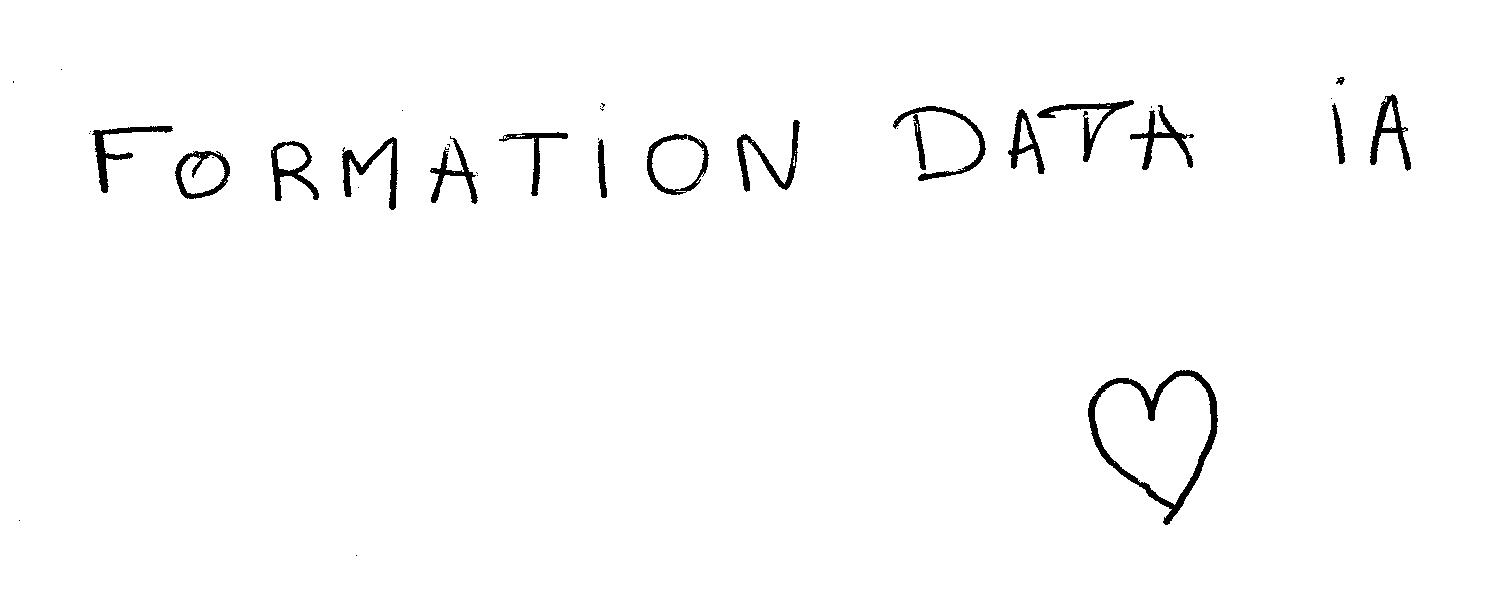
#> input picture imagedentrainement.jpeg, 1504 x 592 px, found by its file name
$ jupyter execute --allow-errors audrey_main.ipynb   (shell and % lines are left out)
#> lines starting #> are read from the running program, lines starting #| are printed output that depends on the picture; after the words box and inside, x2 and y2 are one past the last pixel; in counts of white or black regions, pixels touching at a corner belong together
# Création du brief Nuage Compta

## 1- Gestion des imports

[cell 1]

import pandas as pd
import numpy as np
import matplotlib.pyplot as plt
import keras
import cv2
from keras.preprocessing.image import ImageDataGenerator
from keras.preprocessing import image
from keras.models import Sequential
from keras.models import load_model
from keras.layers import Dense, Dropout, Flatten
from keras.layers import Conv2D, MaxPooling2D
from keras import backend as K
from keras.callbacks import ModelCheckpoint, Callback
import imutils
from imutils.contours import sort_contours

import methods
from methods import Methods
# [4 lines of commented-out code are left out]

## Paramètres de l'application

[cell 2]
# Filename of the model weights output
modele_best = "cnn_best.hdf5"
modele_final = "cnn_final.hdf5"

DATA_ROOT = 'data/'
MODELES_PATH = 'data/modeles/'
TRAINING_PATH = 'training/'
TESTING_PATH = 'testing/'
ABC_PATH = 'data/alphbet-dataset/'

batch_size = 5975
num_classes = 27
epochs = 25

# input image dimensions
# img_rows, img_cols = 28, 28
img_size = 28
input_shape = (img_size, img_size, 1)

#> (a cell that did not finish here is left out)

#> (a cell that did not finish here is left out)

#> (a cell that did not finish here is left out)

[cell 6]
image_loaded = r'data/image-test.png'
#> (the rest of this cell did not finish here and is left out)

#> (a cell that did not finish here is left out)

[cell 8]
chars = []

img = cv2.imread(DATA_ROOT +'imagedentrainement.jpeg')
#> img is the input picture: shape (592, 1504, 3); min 0, max 255, mean 250.4

#Convert to gray scale et blur
img_blur = cv2.GaussianBlur(img, (9, 9), 1)
gray = cv2.cvtColor(img_blur, cv2.COLOR_BGR2GRAY)

cv2.imwrite(DATA_ROOT +'imagedentrainement_gray.jpeg', gray)

# On applique le filtre pour passer l'image en blanc sur fond noir
_, threshold = cv2.threshold(gray, 0, 255, cv2.THRESH_OTSU + cv2.THRESH_BINARY_INV)
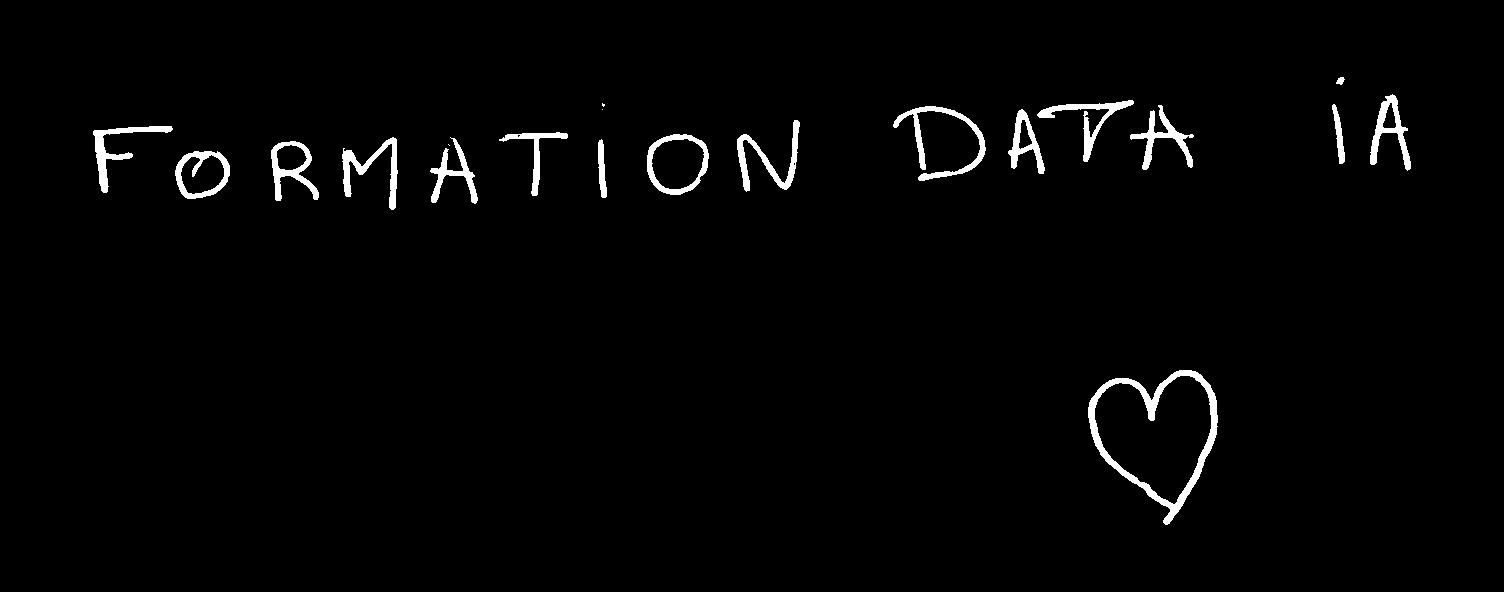
#> threshold: shape (592, 1504); 1.9% white; 20 white regions (3 under 20 px)
cv2.imwrite(DATA_ROOT + "threshold.jpeg", threshold)

vis = threshold.copy()

contours = cv2.findContours(vis, cv2.RETR_EXTERNAL, cv2.CHAIN_APPROX_SIMPLE)
#> contours = 20 contours, 3 with area under 20; largest, box (x1, y1, x2, y2) and area: (1088, 370, 1218, 525) 12502, (647, 134, 709, 195) 2921, (175, 151, 230, 199) 2033, (271, 141, 319, 201) 1422, (893, 106, 986, 181) 1101
contours = contours[0] if len(contours) == 2 else contours[1]

roi_index = 0

# Détection des ROI
for contour in contours:
    x,y,w,h = cv2.boundingRect(contour)

    if w < 50 and h < 50:
        continue


    roi = vis[y:y+h, x:x+w]
    cv2.imwrite(DATA_ROOT + '/extract/region_{}.jpeg'.format(roi_index), roi)


    if w > h:
        r_img = imutils.resize(roi, width=20)
    else:
        r_img = imutils.resize(roi, height=20)

    cv2.imwrite(DATA_ROOT + '/extract/region_resize_{}.jpeg'.format(roi_index), r_img)


    # Ajout du padding de 4
    p_img= cv2.copyMakeBorder(r_img.copy(),4,4,4,4,cv2.BORDER_CONSTANT)
    p_img = cv2.resize(p_img, (28, 28))

    cv2.imwrite(DATA_ROOT + '/extract/region_padded_{}.jpeg'.format(roi_index), p_img)

    p_img = p_img.astype("float32") / 255.0
    p_img = np.expand_dims(p_img, axis=-1)
    chars.append((p_img, (x, y, w, h)))

    roi_index += 1
#> this loop made 20 passes
#> (x, y, w, h) on passes 1, 2, 4, 5, 6, 7, 8, 9, 10, 11, 12, 13: (1088, 370, 130, 155), (175, 151, 55, 48), (271, 141, 48, 60), (598, 139, 9, 59), (430, 137, 48, 67), (342, 137, 56, 73), (647, 134, 62, 61), (499, 132, 69, 64), (93, 126, 80, 67), (737, 120, 63, 72), (1008, 109, 37, 65), (602, 109, 1, 1)
#> (contour, x, y, w, h) on pass 3: ([[448, 144], [449, 145]], 448, 144, 2, 2)
#> pass 1, `roi = vis[y:y+h, x:x+w]`:
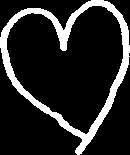
#> roi: shape (155, 130); 15.2% white; 1 white region, box (x1, y1, x2, y2) and area: (0, 0, 130, 155) 3054
#> pass 1, `p_img= cv2.copyMakeBorder(r_img.copy(),4,4,4,4,cv2.BORDER_CONSTANT)`:
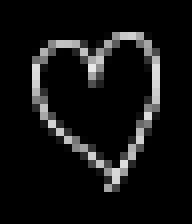
#> p_img: shape (28, 24) (shown 8 times larger); min 0, max 233, mean 18.4
#> pass 1, `p_img = cv2.resize(p_img, (28, 28))`:
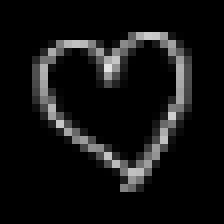
#> p_img: shape (28, 28) (shown 8 times larger); min 0, max 227, mean 18.5
#> after the loop:
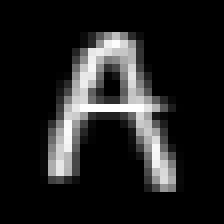
#> p_img: shape (28, 28, 1) float32 (shown 8 times larger); min 0, max 1, mean 0.129
#> after the loop:
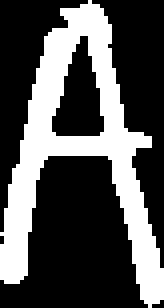
#> roi: shape (77, 41) (shown 4 times larger); 32.4% white; 1 white region, box (x1, y1, x2, y2) and area: (0, 0, 41, 77) 1023
#> after the loop, chars = 16 items; roi_index = 16

#> (a cell that did not finish here is left out)

[cell 10]
boxes = [b[1] for b in chars]
#> boxes = 16 items, first 6: (1088, 370, 130, 155), (175, 151, 55, 48), (271, 141, 48, 60), (598, 139, 9, 59), (430, 137, 48, 67), (342, 137, 56, 73)
chars = np.array([c[0] for c in chars], dtype="float32")


# Application du modèle entraîné sur les RoI

#> (the rest of this cell did not finish here and is left out)
